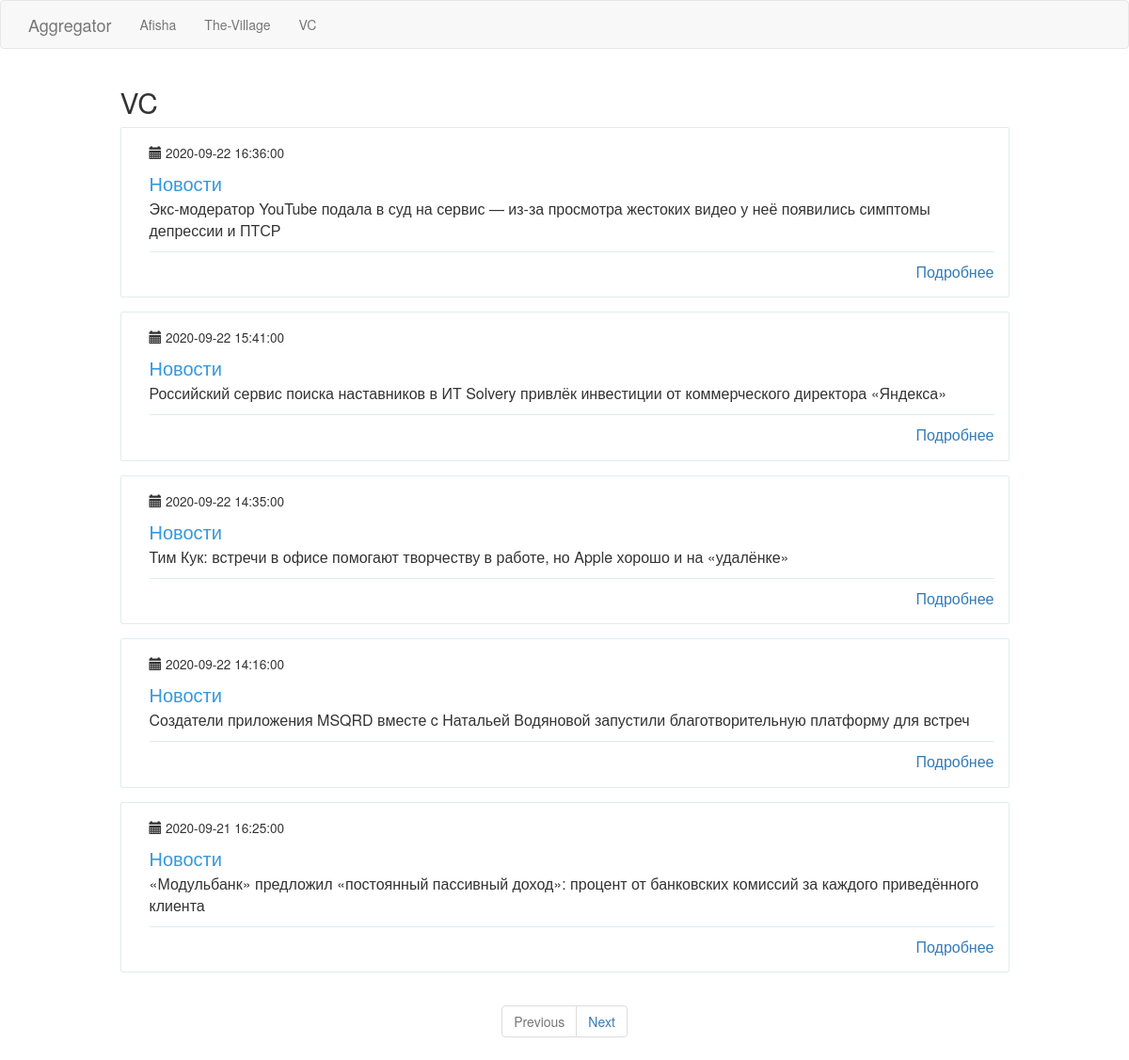
The page /vc on the database its author committed.
### app/models.py (models this page shows, shortened)
class PaginatedAPIMixin(object):
    @staticmethod
    def to_collection_dict(query, page, per_page, endpoint, **kwargs):
        resources = query.paginate(page, per_page, False)
        data = {
            'items': [item.to_dict() for item in resources.items],
            '_meta': {
                'page': page,
                'per_page': per_page,
                'total_pages': resources.pages,
                'total_items': resources.total
            },
            '_links': {
                'self': url_for(endpoint, page=page, per_page=per_page, **kwargs),
                'next': url_for(endpoint, page=page + 1, per_page=per_page, **kwargs) if resources.has_next else None,
                'prev': url_for(endpoint, page=page - 1, per_page=per_page, **kwargs) if resources.has_prev else None
            }
        }
        return data

class News(PaginatedAPIMixin, db.Model):
    id = db.Column(db.Integer, primary_key=True)
    header = db.Column(db.String(120), index=True, unique=True)
    link = db.Column(db.String(120), index=True, unique=True)
    timestamp = db.Column(db.DateTime, index=True, default=datetime.utcnow)
    user_id = db.Column(db.Integer, db.ForeignKey('resource.id'))

### app/main/routes.py (the view)
@bp.route('/vc', methods=['GET'])
def vc():
    page = request.args.get('page', 1, type=int)
    news = News.query.filter_by(user_id=3).order_by(News.timestamp.desc())\
        .paginate(page, current_app.config['POSTS_PER_PAGE'], False)
    next_url = url_for('main.vc', page=news.next_num) if news.has_next else None
    prev_url = url_for('main.vc', page=news.prev_num) if news.has_prev else None
    return render_template("news.html", news=news.items, title="VC", next_url=next_url, prev_url=prev_url)

### app/templates/news.html (shortened to what this page needs)
{% extends "base.html" %}
{% block content %}
    <div class="container">
      <div class="row">
         <div class="col-md-10 col-md-offset-1 header-h2">
             <h2>{{ title }}</h2>
         </div>
        {% for new in news %}
        <div class="col-md-10 col-md-offset-1">
          <div class="wp-block property list">
            <div class="wp-block-body">
              <div class="wp-block-content">
                <small>
                 <span class="glyphicon glyphicon-calendar" aria-hidden="true"></span> {{ new.timestamp  }}
                </small>
                <h4 class="content-title">Новости</h4>
                <p class="description">{{ new.header }}</p>
                <span class="pull-right">
                  <span class="capacity">
                     <a href="{{ new.link }}">Подробнее</a>
                  </span>
                </span>
              </div>
            </div>
          </div>
        </div>
      {% endfor %}
      </div>
    </div>
<nav class="text-center" aria-label="Page navigation example">
  <ul class="pagination">
    <li class="page-item {% if not prev_url %} disabled{% endif %}">
      <a class="page-link" href="{{ prev_url or '#' }}" tabindex="-1">Previous</a>
    </li>
    <li class="page-item{% if not next_url %} disabled{% endif %}">
      <a class="page-link" href="{{ next_url or '#' }}">Next</a>
    </li>
  </ul>
</nav>
{% endblock %}

### app/static/style.css (style rules this page uses)
.wp-block { margin: 0 0 15px 0; -webkit-transition: all .3s linear; transition: all .3s linear; position: relative; cursor: default; border-radius: 2px; }
.wp-block.property.list { border: 1px solid #e0eded; margin-bottom: 15px !important; }
.wp-block.property.list { padding: 15px 15px 0 15px; }
.wp-block.property.list { margin: 0; padding: 0; font-size: 16px; font-weight: 400; }
.wp-block .wp-block-body { padding: 15px; }
.wp-block.property.list .wp-block-content .content-title { font-size: 20px; color: #3498db; margin-bottom: 5px; }
.wp-block.property.list .wp-block-body .wp-block-content { width: 10%; display: table-cell; vertical-align: top; padding-left: 15px; }
.wp-block.property.list .wp-block-content .description { padding-bottom: 10px; border-bottom: 1px solid #e0eded; }

### rows shown on the page
News: timestamp "2020-09-22 16:36:00", header "Экс-модератор YouTube подала в суд на сервис — из-за просмотра жестоких видео у неё появились симптомы депрессии и ПТСР"
News: timestamp "2020-09-22 15:41:00", header "Российский сервис поиска наставников в ИТ Solvery привлёк инвестиции от коммерческого директора «Яндекса»"
News: timestamp "2020-09-22 14:35:00", header "Тим Кук: встречи в офисе помогают творчеству в работе, но Apple хорошо и на «удалёнке»"
News: timestamp "2020-09-22 14:16:00", header "Cоздатели приложения MSQRD вместе c Натальей Водяновой запустили благотворительную платформу для встреч"
News: timestamp "2020-09-21 16:25:00", header "«Модульбанк» предложил «постоянный пассивный доход»: процент от банковских комиссий за каждого приведённого клиента"

### other values the page prints
{{ title }} "VC"
